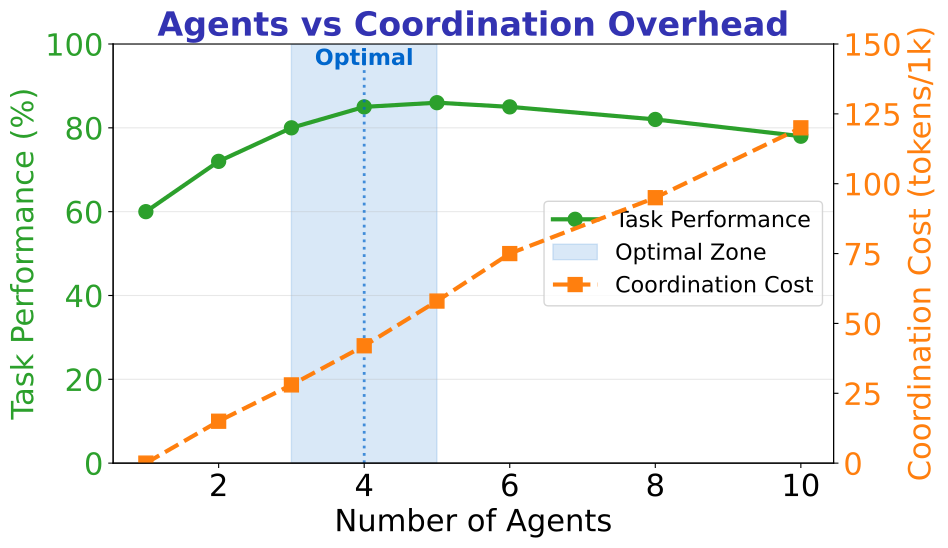

Generate this figure with Python:
"""
Multi-Agent Coordination Overhead Analysis
Week 5 - Multi-Agent Architectures
"""
import matplotlib.pyplot as plt
import numpy as np
from pathlib import Path

plt.rcParams.update({
    'font.size': 24, 'axes.labelsize': 24, 'axes.titlesize': 26,
    'xtick.labelsize': 22, 'ytick.labelsize': 22, 'legend.fontsize': 18,
    'figure.figsize': (10, 6), 'figure.dpi': 150, 'font.family': 'sans-serif'
})

MLPURPLE = '#3333B2'
MLBLUE = '#0066CC'
MLORANGE = '#FF7F0E'
MLGREEN = '#2CA02C'
MLGRAY = '#7F7F7F'

# Number of agents vs metrics
agents = [1, 2, 3, 4, 5, 6, 8, 10]
task_performance = [60, 72, 80, 85, 86, 85, 82, 78]
coordination_cost = [0, 15, 28, 42, 58, 75, 95, 120]
net_efficiency = [60, 57, 52, 43, 28, 10, -13, -42]

fig, ax1 = plt.subplots(figsize=(10, 6))

# Performance line
line1 = ax1.plot(agents, task_performance, 'o-', linewidth=3, markersize=10,
                  color=MLGREEN, label='Task Performance')
ax1.set_xlabel('Number of Agents', fontsize=22)
ax1.set_ylabel('Task Performance (%)', fontsize=22, color=MLGREEN)
ax1.tick_params(axis='y', labelcolor=MLGREEN)
ax1.set_ylim(0, 100)

# Coordination cost on secondary axis
ax2 = ax1.twinx()
line2 = ax2.plot(agents, coordination_cost, 's--', linewidth=3, markersize=10,
                  color=MLORANGE, label='Coordination Cost')
ax2.set_ylabel('Coordination Cost (tokens/1k)', fontsize=22, color=MLORANGE)
ax2.tick_params(axis='y', labelcolor=MLORANGE)
ax2.set_ylim(0, 150)

# Optimal zone
ax1.axvspan(3, 5, alpha=0.15, color=MLBLUE, label='Optimal Zone')
ax1.axvline(x=4, color=MLBLUE, linestyle=':', linewidth=2, alpha=0.7)
ax1.text(4, 95, 'Optimal', fontsize=16, ha='center', color=MLBLUE, fontweight='bold')

# Title
ax1.set_title('Agents vs Coordination Overhead', fontsize=24, fontweight='bold', color=MLPURPLE)

# Combined legend
lines1, labels1 = ax1.get_legend_handles_labels()
lines2, labels2 = ax2.get_legend_handles_labels()
ax1.legend(lines1 + lines2, labels1 + labels2, loc='center right', fontsize=16)

ax1.spines['top'].set_visible(False)
ax1.grid(axis='y', alpha=0.3)

plt.tight_layout()
plt.savefig(Path(__file__).parent / 'chart.pdf', dpi=300, bbox_inches='tight', facecolor='white')
plt.close()
print(f"Chart saved to {Path(__file__).parent / 'chart.pdf'}")
